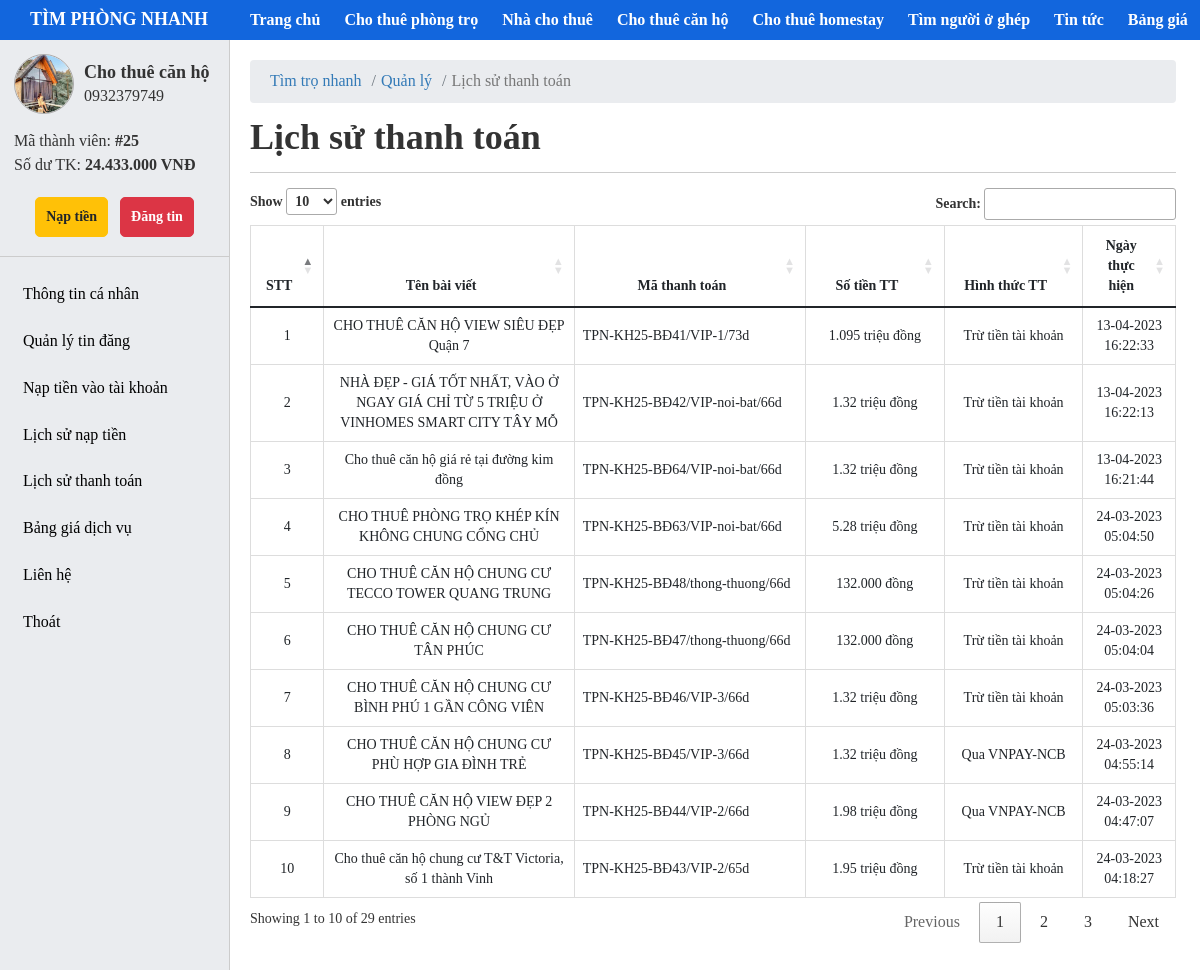
Screenshot of /user/payment-history.php (signed in) with the database file from the repository.
### tables this page shows
CREATE TABLE `tbl_user` (
  `id` bigint(20) NOT NULL,
  `fullname` varchar(255) NOT NULL,
  `username` varchar(255) NOT NULL,
  `password` varchar(255) NOT NULL,
  `email` varchar(255) NOT NULL,
  `phone` varchar(255) NOT NULL,
  `zalo` varchar(255) DEFAULT NULL,
  `address` varchar(255) DEFAULT NULL,
  `facebook` varchar(255) DEFAULT NULL,
  `avatar` varchar(255) DEFAULT NULL COMMENT 'ảnh đại diện',
  `balance` bigint(255) DEFAULT 0 COMMENT 'Số dư',
  `status` tinyint(4) NOT NULL DEFAULT 1 COMMENT 'trạng thái',
  `created_at` timestamp NOT NULL DEFAULT current_timestamp(),
  `created_ad` timestamp NOT NULL DEFAULT current_timestamp()
);

CREATE TABLE `tbl_payment_history` (
  `id` bigint(20) NOT NULL,
  `id_rooms` bigint(20) NOT NULL,
  `pay_code` varchar(255) DEFAULT NULL,
  `pay_price` varchar(255) DEFAULT NULL,
  `payments` varchar(255) DEFAULT NULL,
  `pay_status` tinyint(4) NOT NULL DEFAULT 0,
  `expired` tinyint(4) NOT NULL DEFAULT 0,
  `user_id` bigint(20) NOT NULL,
  `news_type_id` bigint(20) NOT NULL,
  `created_at` timestamp NOT NULL DEFAULT current_timestamp()
);

CREATE TABLE `tbl_rooms` (
  `id` bigint(20) NOT NULL,
  `name` varchar(255) NOT NULL,
  `slug` varchar(255) NOT NULL,
  `city_id` bigint(20) NOT NULL,
  `district_id` bigint(20) NOT NULL,
  `ward_id` bigint(20) NOT NULL,
  `street` varchar(255) NOT NULL,
  `apartment_number` varchar(255) NOT NULL COMMENT 'số nhà',
  `price` bigint(20) NOT NULL COMMENT 'giá',
  `area` bigint(20) NOT NULL COMMENT 'diện tích',
  `contents` longtext NOT NULL,
  `image_logo` varchar(255) NOT NULL,
  `news_type_id` bigint(20) NOT NULL COMMENT 'loại tin',
  `time_start` datetime NOT NULL,
  `time_stop` datetime NOT NULL,
  `subject` varchar(255) NOT NULL COMMENT 'đối tượng thuê',
  `status` tinyint(4) NOT NULL DEFAULT 1,
  `user_id` bigint(20) NOT NULL,
  `category_id` bigint(20) NOT NULL,
  `created_ad` timestamp NOT NULL DEFAULT current_timestamp(),
  `updated_ad` timestamp NOT NULL DEFAULT current_timestamp()
);

### user/payment-history.php (the view, shortened to what this page needs)
<?php
  include '../include/data.php';
    $id_user = (isset($_SESSION['login']['id']))? $_SESSION['login']['id']:[];
    $queryPay = $conn->prepare("SELECT pay.*, r.name AS name_post FROM tbl_payment_history pay JOIN tbl_rooms r on r.id = pay.id_rooms WHERE pay.user_id = :user_id AND pay.pay_status = 1 ORDER BY pay.created_at DESC");
    $queryPay-> bindParam(':user_id', $id_user, PDO::PARAM_STR);
    $queryPay->execute();
    $resultsPay = $queryPay->fetchAll(PDO::FETCH_OBJ);
?>
<!DOCTYPE html>
<html lang="en">
<head>
    <?php include('include/link-css.php');?>
</head>
<body>
    <?php include('include/header.php');?>
    <div id="main">
        <?php include('include/sidebar.php')?>
        <div id="main-right">
            <nav aria-label="breadcrumb">
                <ol class="breadcrumb">
                    <li class="breadcrumb-item"><a href="#">Tìm trọ nhanh</a></li>
                    <li class="breadcrumb-item"><a href="#">Quản lý</a></li>
                    <li class="breadcrumb-item active" aria-current="page">Lịch sử thanh toán</li>
                </ol>
            </nav>
            <section class="main-right-title">
                <div class="form-title">
                    <h1>Lịch sử thanh toán</h1>
                </div>
            </section>
            <div class="main-right-table">
                <table class="table table-bordered table-post-list" id = "table-manage">
                    <thead>
                        <tr>
                            <th style="width: 8%;" >STT</th>
                            <th style="width: 27%;" >Tên bài viết</th>
                            <th style="width: 25%;" >Mã thanh toán</th>
                            <th style="width: 15%;" >Số tiền TT</th>
                            <th style="width: 15%;" >Hình thức TT</th>
                            <th style="width: 10%;" >Ngày thực hiện</th>
                        </tr>
                    </thead>
                    <tbody >
                        <?php foreach ($resultsPay as $key => $value) {?>
                            <tr>
                                <td><?php echo $key + 1?></td>
                                <td>
                                    <p><?php echo $value-> name_post?></p>
                                </td>
                                <td style="text-align: left; ">
                                    <p><?php echo $value-> pay_code?></p>
                                </td>
                                <td>
                                    <div class="post_price">
                                        <?php
                                            $tien = (int) $value->pay_price;
                                            if(strlen($tien)>=7){
                                                $bien =  $tien/1000000;
                                                echo $bien." triệu đồng";
                                            }else {
                                                $bien = number_format($tien,0,",",".");
                                                echo $bien." đồng";
                                            }?>
                                    </div>
                                </td>
                                <td>
                                    <?php if($value->payments == 'account'){?>
                                        <p>Trừ tiền tài khoản</p>
                                    <?php }?>
                                    <?php
                                        $str1 = $value->payments;
                                        $str2 = 'VNPAY-';
                                        $sub_str1 = substr($str1, 0, strlen($str2));
                                        if($sub_str1 == $str2){?>
                                        <p>Qua <?php echo $str1 ?></p>
                                    <?php }?>
                                </td>
                                <td>
                                    <p><?php echo  date_format(date_create($value->created_at ),"d-m-Y H:i:s") ?></p>
                                </td>
                            </tr>
                        <?php } ?>
                    </tbody>
                </table>
            </div>
        </div>
    </div>
</body>
</html>

### user/include/sidebar.php (shortened to what this page needs)
<?php
if(isset($_SESSION['login']['id'])){
    $query= $conn -> prepare("SELECT * FROM tbl_user WHERE id = :id");
    $query-> bindParam(':id', $_SESSION['login']['id'], PDO::PARAM_STR);
    $query-> execute();
    $results = $query->fetch(PDO::FETCH_OBJ);
    if($query->rowCount() > 0)
    {
        $id = $results->id;
        $fullname= $results->fullname;
        $phone= $results->phone;
        $avata = $results->avatar;
        $balance = $results->balance;
    }
}
?>
<div id="sidebar">
        <div class="account">
            <div class="account-avt">
                <?php if(strlen($avata) != 0){?>
                    <img src=".<?php echo $avata?>" alt="Avata">
                <?php } else { ?>
                    <img src="../image/default-user.png" alt="Avata">
                <?php } ?>
            </div>
            <div class="account-name">
                <div class="name">
                    <p class="account-fullname"><?php echo  $fullname ?></p>
                    <p class="account-phone"><?php echo  $phone ?></p>
                </div>
            </div>
            <ul>
                <li>
                    <span>Mã thành viên:</span>
                    <span  style = "font-weight: 700">#<?php echo  $id ?></span>
                </li>
                <li>
                    <span>Số dư TK:</span>
                    <span style = "font-weight: 700"><?php echo  number_format($balance,0,",",".")  ?> VNĐ</span>
                </li>
            </ul>
            <div class="account-btn">
                <a href="./deposit-money.php" class="btn btn-recharge">Nạp tiền</a>
                <a href="./create-post.php" class="btn btn-post">Đăng tin</a>
            </div>
        </div>
        <ul class="sidebar-menu">
            <li class="menu-item">
                <a href="./personal-page.php" class="navlist">
                    Thông tin cá nhân
                </a>
            </li>
            <li class="menu-item">
                <a href="javascrip:void(0)">
                    Quản lý tin đăng
                </a>
            </li>
            <li class="menu-item">
                <a href="./deposit-money.php" class="navlist">
                    Nạp tiền vào tài khoản
                </a>
            </li>
            <li class="menu-item">
                <a href="./deposit-money-history.php" class="navlist">
                    Lịch sử nạp tiền
                </a>
            </li>
            <li class="menu-item">
                <a href="./payment-history.php" class="navlist">
                    Lịch sử thanh toán
                </a>
            </li>
            <li class="menu-item">
                <a href="../price-list.php" class="navlist">
                    Bảng giá dịch vụ
                </a>
            </li>
            <li class="menu-item">
                <a href="../contact.php" class="navlist">
                    Liên hệ
                </a>
            </li>
            <li class="menu-item">
                <a href="../logout.php" class="navlist">
                    Thoát
                </a>
            </li>
        </ul>
    </div>

### user/css/style.css (style rules this page uses)
* { margin: 0; padding: 0; box-sizing: border-box; font-family: "MS Mincho"; }
a, a:hover { text-decoration: none; transition: all 0.3s ease-in-out 0s; -moz-transition: all 0.3s ease-in-out 0s; -o-transition: all 0.3s ease-in-out 0s; -webkit-transition: all 0.3s ease-in-out 0s; -ms-transition: all 0.3s ease-in-out 0s; }
h1, h2, h3, h4, h5, h6, a, p, ul, li { margin: 0; padding: 0; list-style: none; }
.btn { height: 40px; border-radius: 5px; border: 1px solid #3961fb; background: #3961fb; font-weight: 700; color: #fff; display: inline-flex; align-items: center; justify-content: center; text-decoration: none; cursor: pointer; padding: 0 10px; margin: 5px 0; }
#sidebar { background: #eaecef; width: 230px; float: left; transition: max-height 0.3s; overflow: hidden; position: fixed; z-index: 2; max-height: 100%; bottom: 0; top: 40px; overflow-y: auto; border-right: 1px solid #ccc; }
.account { position: relative; padding: 14px; margin-bottom: 14px; flex-wrap: nowrap; border-bottom: 1px solid #ccc; }
.account-avt { float: left; width: 60px; height: 60px; border-radius: 50%; object-fit: cover; overflow: hidden; background: #eee; border: 1px solid #abaaaa; }
.account-avt img { border-radius: 50%; width: 100% !important; height: 100% !important; object-fit: cover; float: right; }
.account-name { display: flex; align-items: center; align-content: center; min-height: 60px; margin-left: 70px; }
.account-name .account-fullname { font-size: 18px; font-weight: 700; }
.account-name .account-phone { font-size: 16px; }
.account ul { clear: both; font-size: 16px; margin: 15px 0; line-height: 24px; }
.account-btn { display: flex; justify-content: center; align-items: center; }
.btn-recharge { color: #212529; background-color: #ffc107; border-color: #ffc107; margin-right: 6px; }
.btn-post { color: #fff; background-color: #dc3545; border-color: #dc3545; margin-left: 6px; }
.sidebar-menu > .menu-item > a { color: #000; }
.sidebar-menu > .menu-item a { text-decoration: none; font-size: 16px; padding: 12px 15px; display: flex; align-content: center; align-items: center; position: relative; }
#main-right { padding: 60px 24px 60px 250px; }
#main-right .breadcrumb { background-color: #eaecef; padding: 10px 20px; margin-bottom: 0; }
#main-right li, #main-right a { font-size: 16px; }
.form-title { margin: 15px 0; }
.form-title h1 { font-weight: 700; }
.main-right-title { display: flex; justify-content: space-between; border-bottom: 1px solid #ccc; margin-bottom: 15px; }
#main-right .table-bordered th, .table-bordered td { text-align: center; font-size: 14px; }
.table-post-list td { vertical-align: middle !important; white-space: normal; }
.main-right-table .table-post-list { border-collapse: collapse; }

### rows the page displays
tbl_user: avatar (picture), fullname "Cho thuê căn hộ", phone "0932379749", id "25", balance "24.433.000"
tbl_payment_history: id_rooms.name "CHO THUÊ CĂN HỘ VIEW SIÊU ĐẸP Quận 7", pay_code "TPN-KH25-BĐ41/VIP-1/73d", pay_price "1.095", payments "Trừ tiền tài khoản", created_at "13-04-2023 16:22:33"
tbl_payment_history: id_rooms.name "NHÀ ĐẸP - GIÁ TỐT NHẤT, VÀO Ở NGAY GIÁ CHỈ TỪ 5 TRIỆU Ở VINHOMES SMART CITY TÂY MỖ", pay_code "TPN-KH25-BĐ42/VIP-noi-bat/66d", pay_price "1.32", payments "Trừ tiền tài khoản", created_at "13-04-2023 16:22:13"
tbl_payment_history: id_rooms.name "Cho thuê căn hộ giá rẻ tại đường kim đồng", pay_code "TPN-KH25-BĐ64/VIP-noi-bat/66d", pay_price "1.32", payments "Trừ tiền tài khoản", created_at "13-04-2023 16:21:44"
tbl_payment_history: id_rooms.name "CHO THUÊ PHÒNG TRỌ KHÉP KÍN KHÔNG CHUNG CỔNG CHỦ", pay_code "TPN-KH25-BĐ63/VIP-noi-bat/66d", pay_price "5.28", payments "Trừ tiền tài khoản", created_at "24-03-2023 05:04:50"
tbl_payment_history: id_rooms.name "CHO THUÊ CĂN HỘ CHUNG CƯ TECCO TOWER QUANG TRUNG", pay_code "TPN-KH25-BĐ48/thong-thuong/66d", pay_price "132.000", payments "Trừ tiền tài khoản", created_at "24-03-2023 05:04:26"
tbl_payment_history: id_rooms.name "CHO THUÊ CĂN HỘ CHUNG CƯ TÂN PHÚC", pay_code "TPN-KH25-BĐ47/thong-thuong/66d", pay_price "132.000", payments "Trừ tiền tài khoản", created_at "24-03-2023 05:04:04"
tbl_payment_history: id_rooms.name "CHO THUÊ CĂN HỘ CHUNG CƯ BÌNH PHÚ 1 GẦN CÔNG VIÊN", pay_code "TPN-KH25-BĐ46/VIP-3/66d", pay_price "1.32", payments "Trừ tiền tài khoản", created_at "24-03-2023 05:03:36"
tbl_payment_history: id_rooms.name "CHO THUÊ CĂN HỘ CHUNG CƯ PHÙ HỢP GIA ĐÌNH TRẺ", pay_code "TPN-KH25-BĐ45/VIP-3/66d", pay_price "1.32", payments "VNPAY-NCB", created_at "24-03-2023 04:55:14"
tbl_payment_history: id_rooms.name "CHO THUÊ CĂN HỘ VIEW ĐẸP 2 PHÒNG NGỦ", pay_code "TPN-KH25-BĐ44/VIP-2/66d", pay_price "1.98", payments "VNPAY-NCB", created_at "24-03-2023 04:47:07"
tbl_payment_history: id_rooms.name "Cho thuê căn hộ chung cư T&T Victoria, số 1 thành Vinh", pay_code "TPN-KH25-BĐ43/VIP-2/65d", pay_price "1.95", payments "Trừ tiền tài khoản", created_at "24-03-2023 04:18:27"
